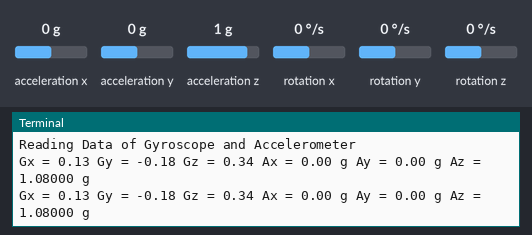
Bench run of a program on a simulated Raspberry Pi (BCM pin numbers). Parts: the last lines printed to the terminal. Inputs (shaded band) come from the test bench; at power-on: acceleration x 0 g, acceleration y 0 g, acceleration z 1 g, rotation x 0 °/s, rotation y 0 °/s, rotation z 0 °/s.

Above: at 1.2 s.
1.3 s: acceleration x set to -1.4 g
At 2.6 s:
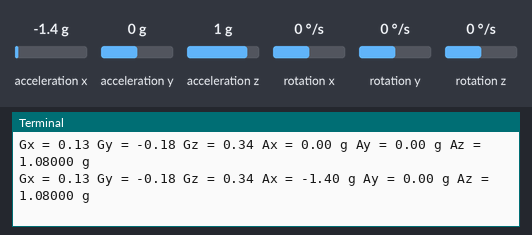
2.8 s: acceleration y set to -1.4 g
At 3.7 s:
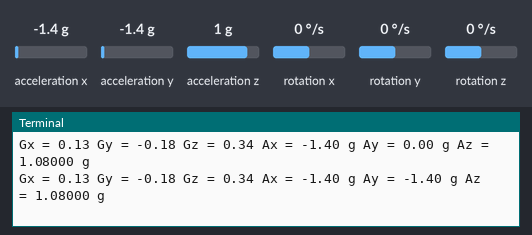
4.3 s: acceleration z set to -1.4 g
At 5.6 s:
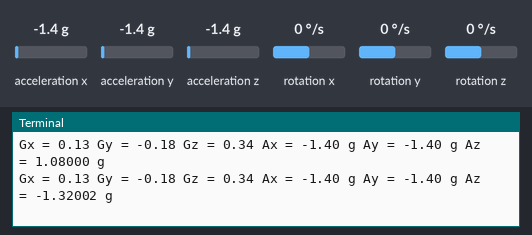
5.8 s: rotation x set to -192 °/s
At 6.7 s:
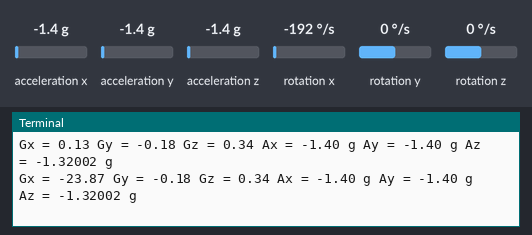
7.3 s: rotation y set to -192 °/s
At 8.6 s:
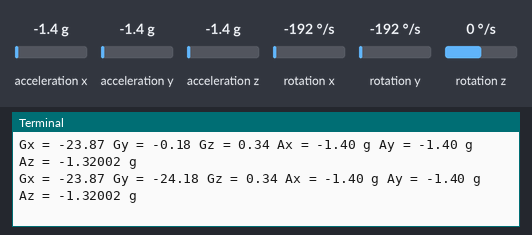

Measured:
- after the input at 1.3 s, the terminal: prints a new line after 0.72 s (image 1)
- after the input at 2.8 s, the terminal: prints a new line after 0.23 s (image 2)
- after the input at 4.3 s, the terminal: prints a new line after 0.74 s (image 3)
- after the input at 5.8 s, the terminal: prints a new line after 0.24 s (image 4)
- after the input at 7.3 s, the terminal: prints a new line after 0.76 s (image 5)

The program:

rrdata.py
```python
import smbus2
from time import sleep

PWR_MGMT_1 = 0x6B
SMPLRT_DIV = 0x19
CONFIG = 0x1A
GYRO_CONFIG = 0x1B
INT_ENABLE = 0x38
ACCEL_XOUT_H = 0x3B
ACCEL_YOUT_H = 0x3D
ACCEL_ZOUT_H = 0x3F
GYRO_XOUT_H = 0x43
GYRO_YOUT_H = 0x45
GYRO_ZOUT_H = 0x47

def MPU_Init():
    bus.write_byte_data(Device_Address, SMPLRT_DIV, 7)
    bus.write_byte_data(Device_Address, PWR_MGMT_1, 1)
    bus.write_byte_data(Device_Address, CONFIG, 0)
    bus.write_byte_data (Device_Address, GYRO_CONFIG, 24)
    bus.write_byte_data(Device_Address, INT_ENABLE, 1)

def read_raw_data(addr):
    high = bus.read_byte_data(Device_Address, addr)
    low = bus.read_byte_data(Device_Address, addr + 1)
    value = ((high << 8)| low)
    if (value > 32768):
        value = value - 65536
    return value

bus = smbus2.SMBus(1)
Device_Address = 0x68

MPU_Init()
print("Reading Data of Gyroscope and Accelerometer")
while True:
    acc_x = read_raw_data(ACCEL_XOUT_H)
    acc_y = read_raw_data(ACCEL_YOUT_H)
    acc_z = read_raw_data(ACCEL_ZOUT_H)

    gyro_x = read_raw_data(GYRO_XOUT_H)
    gyro_y = read_raw_data(GYRO_YOUT_H)
    gyro_z = read_raw_data(GYRO_ZOUT_H)

    Ax = (acc_x/16384.0)
    Ay = (acc_y/16384.0)
    Az = (acc_z/16384.0)+0.08

    Gx = (gyro_x/131.0)+0.13
    Gy = (gyro_y/131.0)-0.18
    Gz = (gyro_z/131.0)+0.34

    print("Gx = %.2f" %Gx, "Gy = %.2f" %Gy, "Gz = %.2f" %Gz, "Ax = %.2f g" %Ax, "Ay = %.2f g" %Ay, "Az = %.5f g" %Az)
    sleep(1)
```
